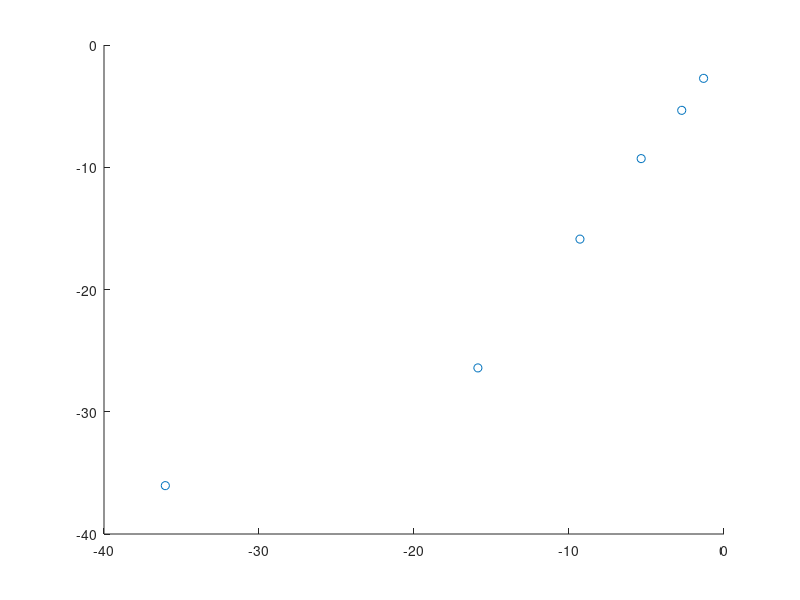

Write MATLAB code to recreate this figure.
% Andrew Cornelio   Feb 19, 2021

%clear variables from workspace (so exist('b')==0)
clear;

% parameters of problem
f = @(x) x^2 - 3;
Df = @(x) 2*x;
a = 1;
tol = 1e-15;
x_store = [];

% secant method
tic

k=0;

if exist('b')==0
b=a-f(a)/Df(a); k=k+1;
% store values of x
x_store = [x_store, b];
end 

itmax=50;

k;
[a abs(b-a)];
fa=f(a);

while abs(b-a)>tol*max(abs(b),1.0)
     if k+1>itmax
       break
     end 
     fb=f(b);
     x = b + (b-a)/(fa/fb-1);
     a=b;
     fa=fb;
     b=x;
     % store values of x
     x_store = [x_store, x];
     k=k+1;
     [a abs(b-a)];
end  

toc

fprintf("max iteration = %d\n", k);


% find e_n, e_{n+1}, plot data to verify linearity, and fit data
e_n = abs(sqrt(3) - x_store);
e_n1 = [e_n(2:k), e_n(k)];
scatter(log(e_n), log(e_n1));

% only use valid data
coeff = polyfit(log(e_n(1:5)), log(e_n1(1:5)), 1);

% we solved ln(y) = p*ln(x) + ln(c)
% take exponential of second value to find c
fprintf("p = %d, c = %d\n", coeff(1), exp(coeff(2)));
